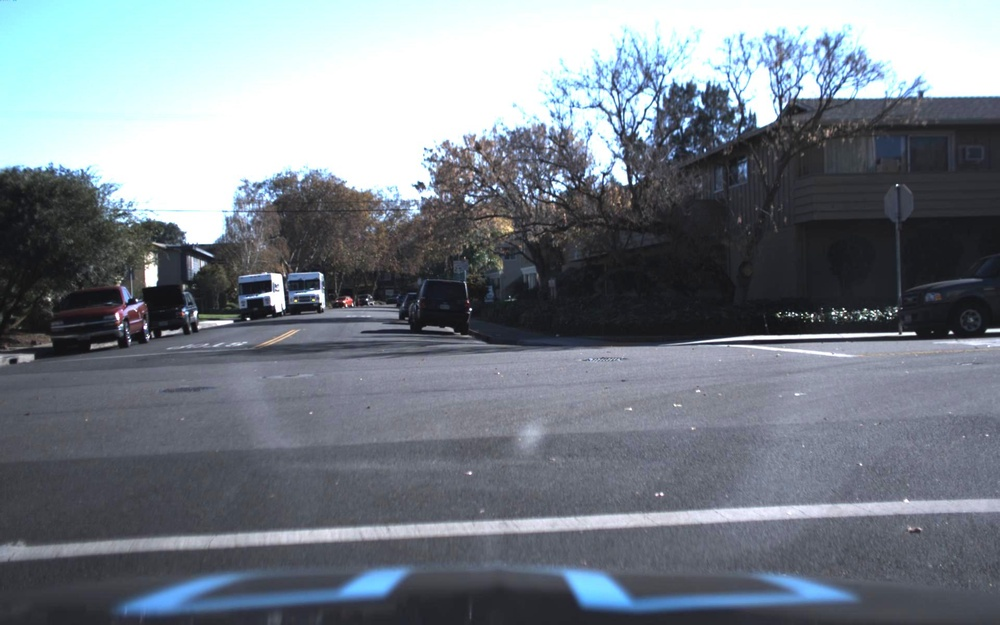
#> input picture object_detection/1479498371963069978.jpg, 1000 x 625 px, shrunk from 1920 x 1200 before the run; its folder holds only this picture in this run
$ python wavelet_transform.py
#> lines starting #> are read from the running program, lines starting #| are printed output that depends on the picture

import os
import cv2
import glob
import cv2
import pywt


# Getting the path where the original images are located
TEST_IMAGE_PATHS = glob.glob("./object_detection/*.jpg")

newpath = './wavelet/'
if not os.path.exists(newpath):
    os.makedirs(newpath)

newpath2 = './original/'
if not os.path.exists(newpath2):
    os.makedirs(newpath2)

count = 0;
list=[]
i = 0


# applying wavelets to each image
for image_path in TEST_IMAGE_PATHS:

	#grabbing the image
	img = cv2.imread(image_path)
#> img is the input picture: shape (625, 1000, 3); mean B, G, R 134.9, 126.2, 118.3

	name2 = './original/' + str(count) + '.jpg'
	print ('Creating...' + name2);
	cv2.imwrite(name2, img)

	# turning it to gray scale
	gray_image = cv2.cvtColor(img, cv2.COLOR_BGR2GRAY)
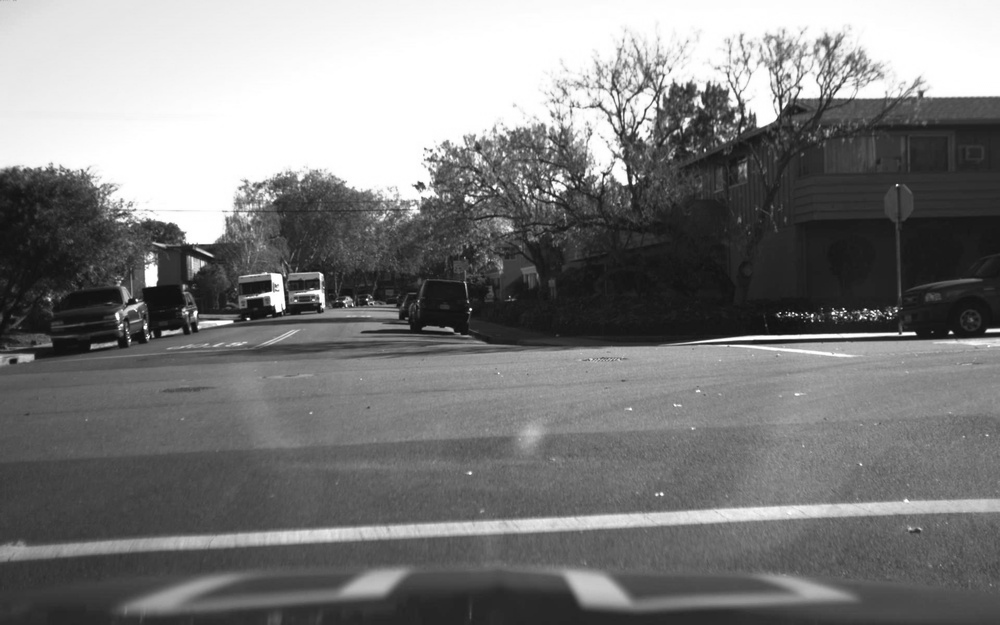
#> gray_image: shape (625, 1000); min 14, max 255, mean 124.8

	#applying the wavelet to the image
	(cA, (cH, cV, cD)) = pywt.wavedec2(gray_image, 'haar', level=1)
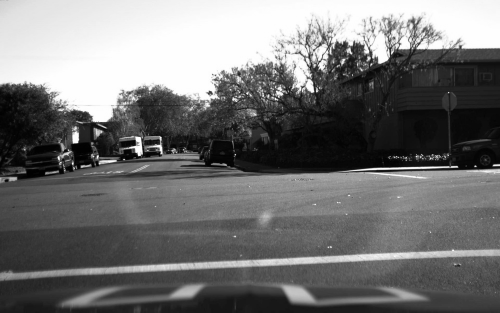
#> cA: shape (313, 500) float64; min 33, max 510, mean 249.3; drawn with min black and max white
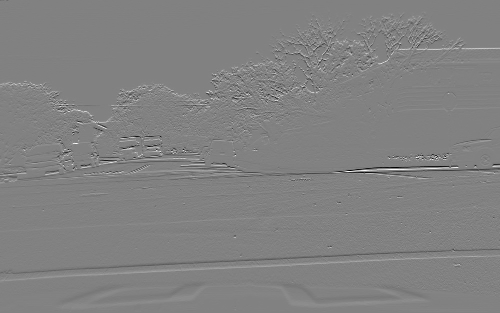
#> cH: shape (313, 500) float64; min -149.5, max 144.5, mean 0.3; drawn with min black and max white
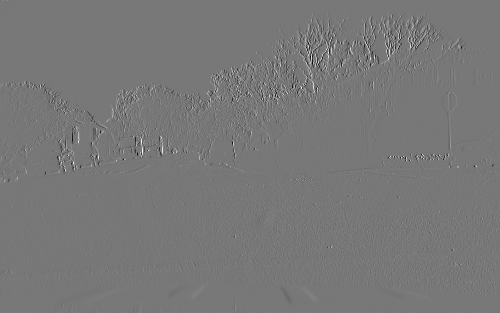
#> cV: shape (313, 500) float64; min -138.5, max 155.5, mean 0; drawn with min black and max white
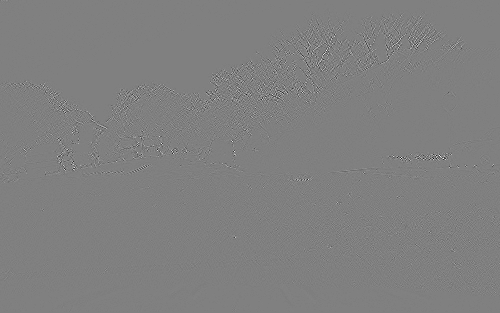
#> cD: shape (313, 500) float64; min -62, max 61.5, mean 0; drawn with min black and max white

	#saveing the LL image as a png to a new folder
	name = './wavelet/' + str(count) + '.png'
	print ('Creating...' + name);
	cv2.imwrite(name, cA)
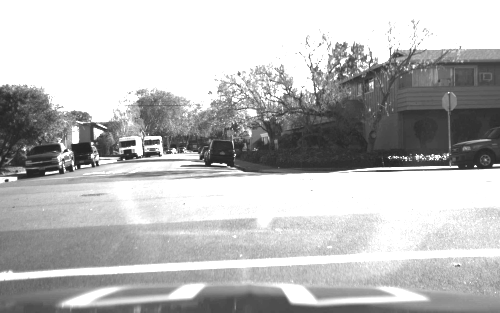
#> saved as 0.png: shape (313, 500); min 33, max 255, mean 186.3


	count = count + 1

# When everything done, release the capture
cv2.destroyAllWindows()

$ run again, on object_detection/1479498399466018917.jpg
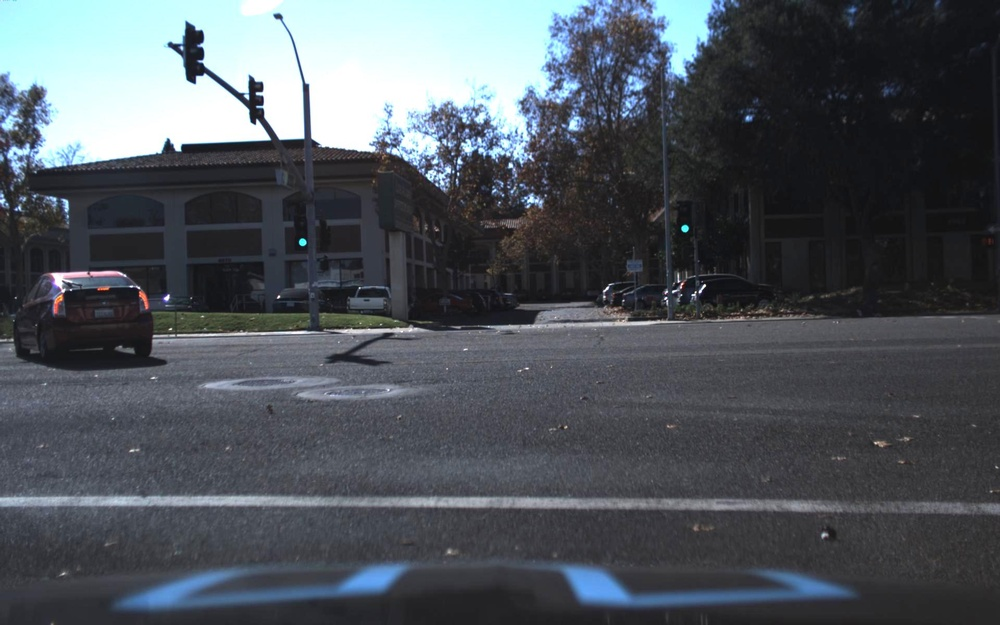
#> input picture object_detection/1479498399466018917.jpg, 1000 x 625 px, shrunk from 1920 x 1200 before the run
#> img is the input picture: shape (625, 1000, 3); mean B, G, R 91.6, 85, 79
#> `(cA, (cH, cV, cD)) = pywt.wavedec2(gray_image, 'haar', level=1)`:
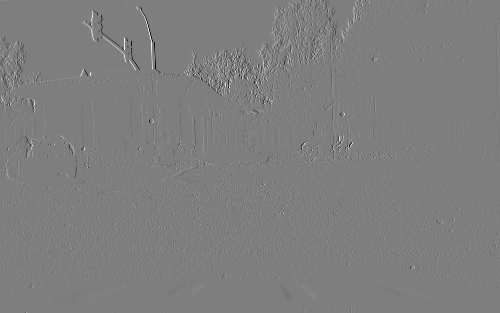
#> cV: shape (313, 500) float64; min -139.5, max 141.5, mean 0.1; drawn with min black and max white
#> `cv2.imwrite(name, cA)`:
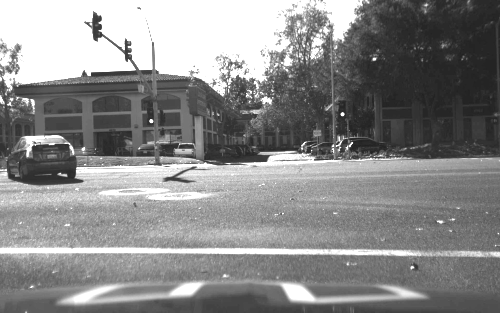
#> saved as 0.png: shape (313, 500); min 32, max 255, mean 137.3

$ run again, on object_detection/1479498403964075689.jpg
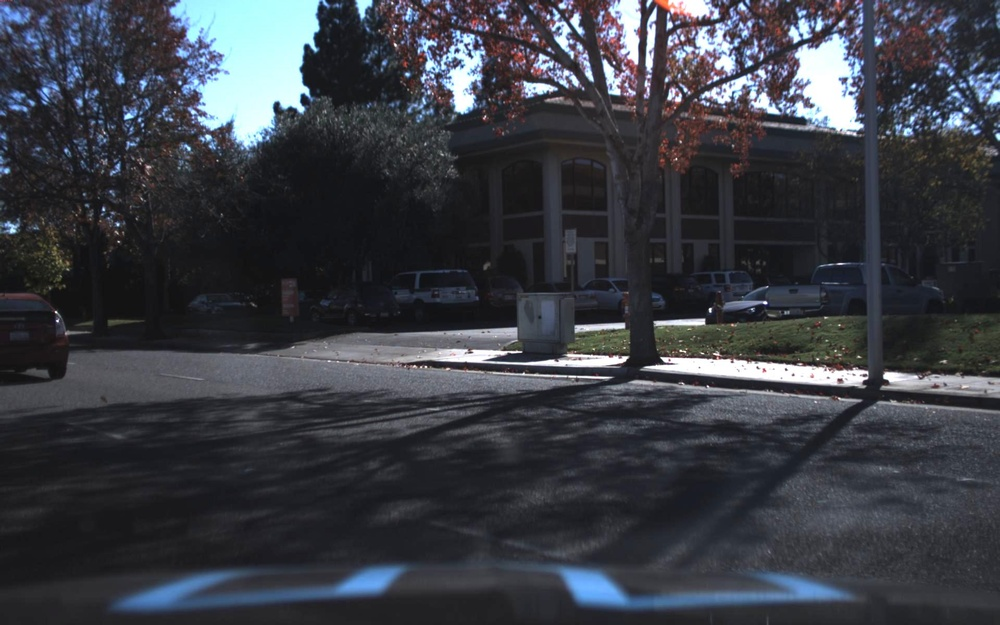
#> input picture object_detection/1479498403964075689.jpg, 1000 x 625 px, shrunk from 1920 x 1200 before the run
#> img is the input picture: shape (625, 1000, 3); mean B, G, R 68.3, 61.1, 58.3
#> `(cA, (cH, cV, cD)) = pywt.wavedec2(gray_image, 'haar', level=1)`:
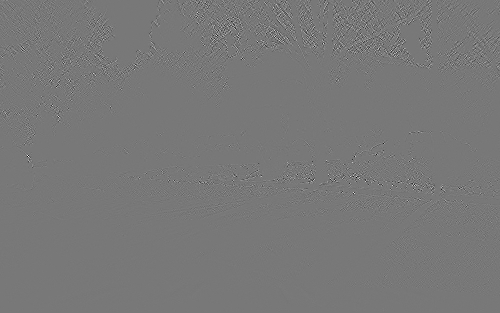
#> cD: shape (313, 500) float64; min -55.5, max 62, mean 0; drawn with min black and max white
#> `cv2.imwrite(name, cA)`:
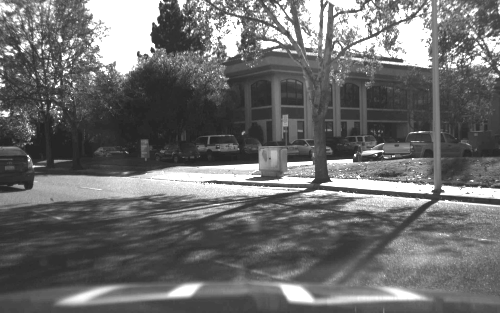
#> saved as 0.png: shape (313, 500); min 33, max 255, mean 109.3

$ run again, on object_detection/1479498416965787036.jpg
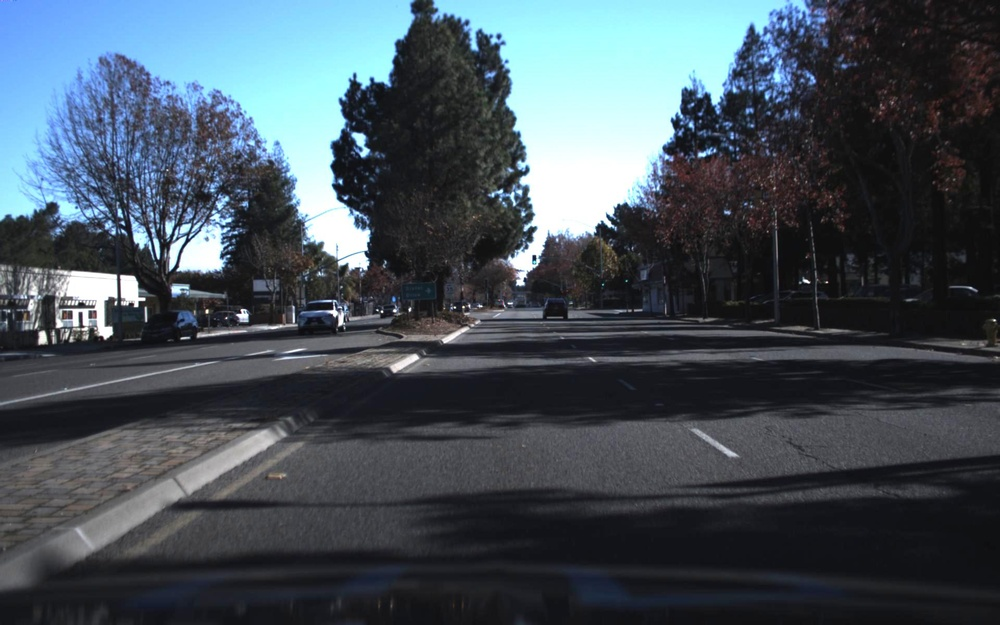
#> input picture object_detection/1479498416965787036.jpg, 1000 x 625 px, shrunk from 1920 x 1200 before the run
#> img is the input picture: shape (625, 1000, 3); mean B, G, R 89.2, 80.3, 69.1
#> `(cA, (cH, cV, cD)) = pywt.wavedec2(gray_image, 'haar', level=1)`:
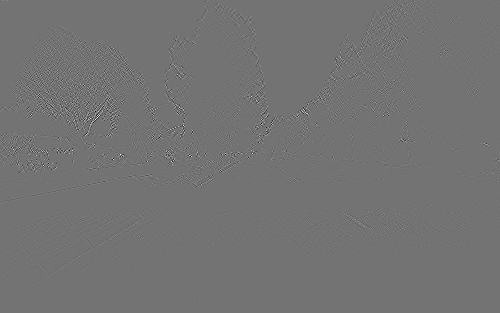
#> cD: shape (313, 500) float64; min -56, max 67.5, mean 0; drawn with min black and max white
#> `cv2.imwrite(name, cA)`:
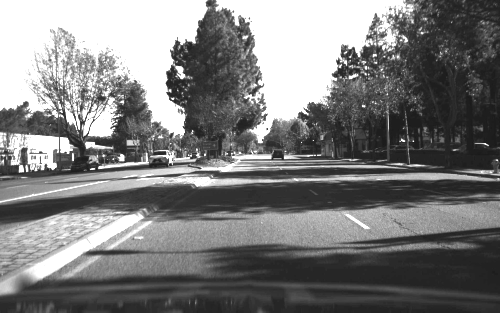
#> saved as 0.png: shape (313, 500); min 26, max 255, mean 124.5
